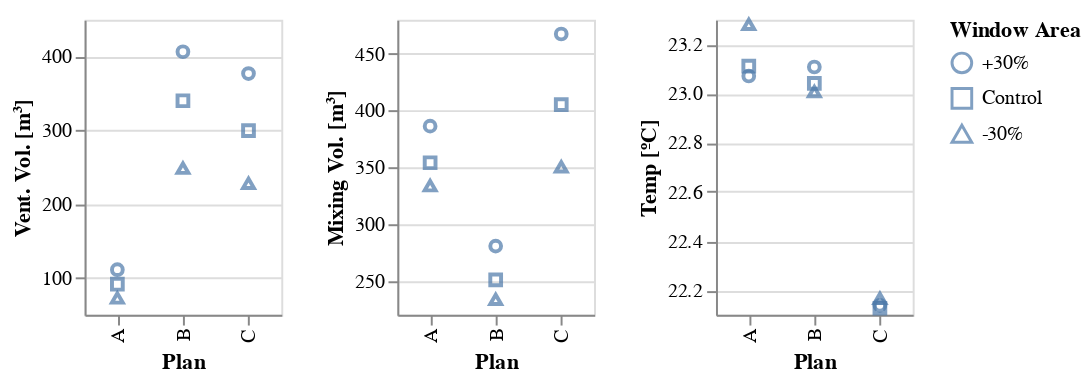

Write notebook code for a chart like this one.
### Markdown cell above
### experimentation

### Code cell
df = create_and_split_data_by_exp("windows")
create_exp_chart(df, "windows")

### Figure 1 — Vega-Lite specification as saved in the notebook (floating-point values rounded to 4 significant figures)
{"config": {"view": {"continuousWidth": 300, "continuousHeight": 300}}, "hconcat": [{"mark": {"type": "point"}, "encoding": {"shape": {"field": "exp_type", "sort": ["+30%", "Control", "-30%"], "title": "Window Area", "type": "nominal"}, "x": {"field": "case_type", "title": "Plan", "type": "nominal"}, "y": {"field": "AFN Zone Ventilation Volume \\[m3\\]", "scale": {"zero": false}, "title": "Vent. Vol. [m³]", "type": "quantitative"}}, "height": 150, "width": 100}, {"mark": {"type": "point"}, "encoding": {"shape": {"field": "exp_type", "sort": ["+30%", "Control", "-30%"], "title": "Window Area", "type": "nominal"}, "x": {"field": "case_type", "title": "Plan", "type": "nominal"}, "y": {"field": "AFN Zone Mixing Volume \\[m3\\]", "scale": {"zero": false}, "title": "Mixing Vol. [m³]", "type": "quantitative"}}, "height": 150, "width": 100}, {"mark": {"type": "point"}, "encoding": {"shape": {"field": "exp_type", "sort": ["+30%", "Control", "-30%"], "title": "Window Area", "type": "nominal"}, "x": {"field": "case_type", "title": "Plan", "type": "nominal"}, "y": {"field": "Zone Mean Air Temperature \\[C\\]", "scale": {"zero": false}, "title": "Temp [ºC]", "type": "quantitative"}}, "height": 150, "width": 100}], "data": {"name": "data-5b4e7189b01a03360cca3eeb166606fd"}, "$schema": "https://vega.github.io/schema/vega-lite/v5.20.1.json", "datasets": {"data-5b4e7189b01a03360cca3eeb166606fd": [{"case_names": "bol_5_0.7", "AFN Zone Ventilation Volume [m3]": 248.7, "AFN Zone Mixing Volume [m3]": 233.5, "Zone Mean Air Temperature [C]": 23.01, "case_type": "B", "exp_type": "-30%"}, {"case_names": "amb_b1_0.7", "AFN Zone Ventilation Volume [m3]": 72.7, "AFN Zone Mixing Volume [m3]": 333.7, "Zone Mean Air Temperature [C]": 23.28, "case_type": "A", "exp_type": "-30%"}, {"case_names": "bol_5_1.3", "AFN Zone Ventilation Volume [m3]": 406.5, "AFN Zone Mixing Volume [m3]": 280.5, "Zone Mean Air Temperature [C]": 23.11, "case_type": "B", "exp_type": "+30%"}, {"case_names": "red_b1_0.7", "AFN Zone Ventilation Volume [m3]": 228.2, "AFN Zone Mixing Volume [m3]": 350.3, "Zone Mean Air Temperature [C]": 22.17, "case_type": "C", "exp_type": "-30%"}, {"case_names": "red_b1_1.3", "AFN Zone Ventilation Volume [m3]": 376.9, "AFN Zone Mixing Volume [m3]": 467.4, "Zone Mean Air Temperature [C]": 22.14, "case_type": "C", "exp_type": "+30%"}, {"case_names": "bol_5_Medium", "AFN Zone Ventilation Volume [m3]": 340.1, "AFN Zone Mixing Volume [m3]": 250.8, "Zone Mean Air Temperature [C]": 23.04, "case_type": "B", "exp_type": "Control"}, {"case_names": "red_b1_Medium", "AFN Zone Ventilation Volume [m3]": 299.7, "AFN Zone Mixing Volume [m3]": 405.1, "Zone Mean Air Temperature [C]": 22.13, "case_type": "C", "exp_type": "Control"}, {"case_names": "amb_b1_Medium", "AFN Zone Ventilation Volume [m3]": 91.36, "AFN Zone Mixing Volume [m3]": 353.9, "Zone Mean Air Temperature [C]": 23.11, "case_type": "A", "exp_type": "Control"}, {"case_names": "amb_b1_1.3", "AFN Zone Ventilation Volume [m3]": 111.0, "AFN Zone Mixing Volume [m3]": 386.2, "Zone Mean Air Temperature [C]": 23.07, "case_type": "A", "exp_type": "+30%"}]}}
